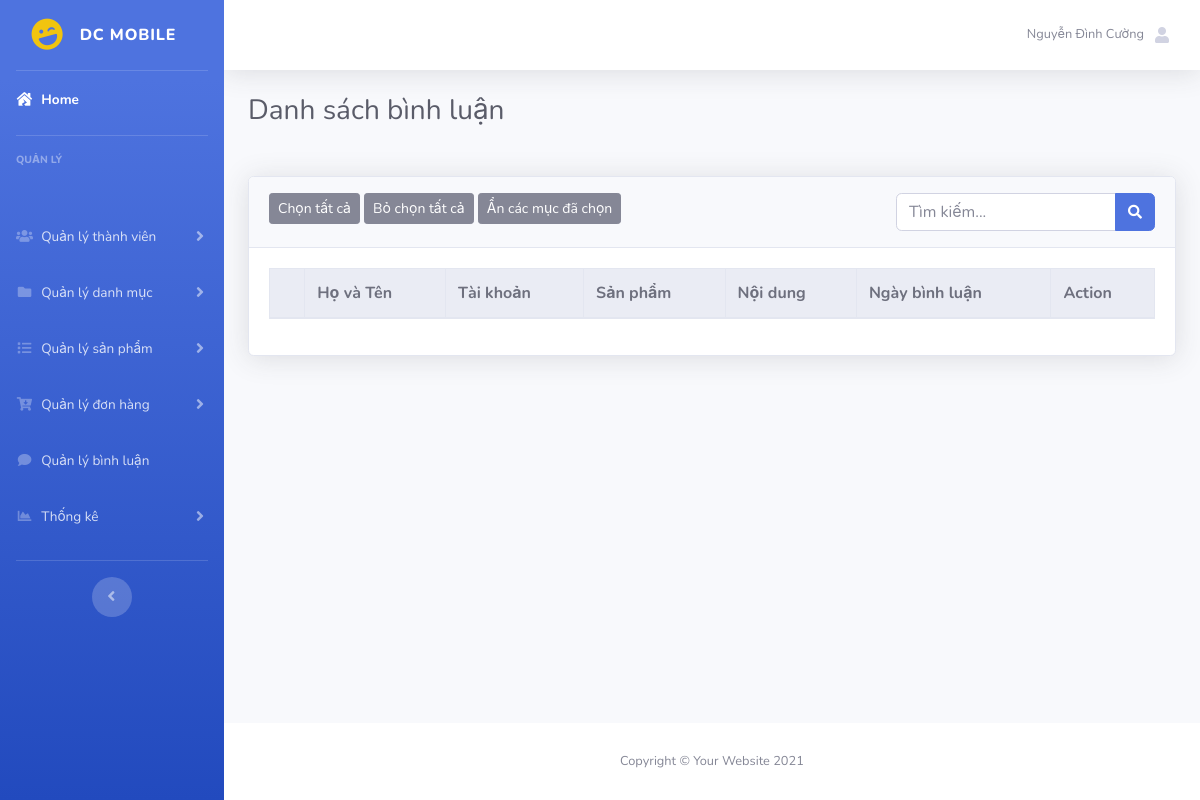
Before: /admin/index.php?act=listbl (signed in) with the older database file.
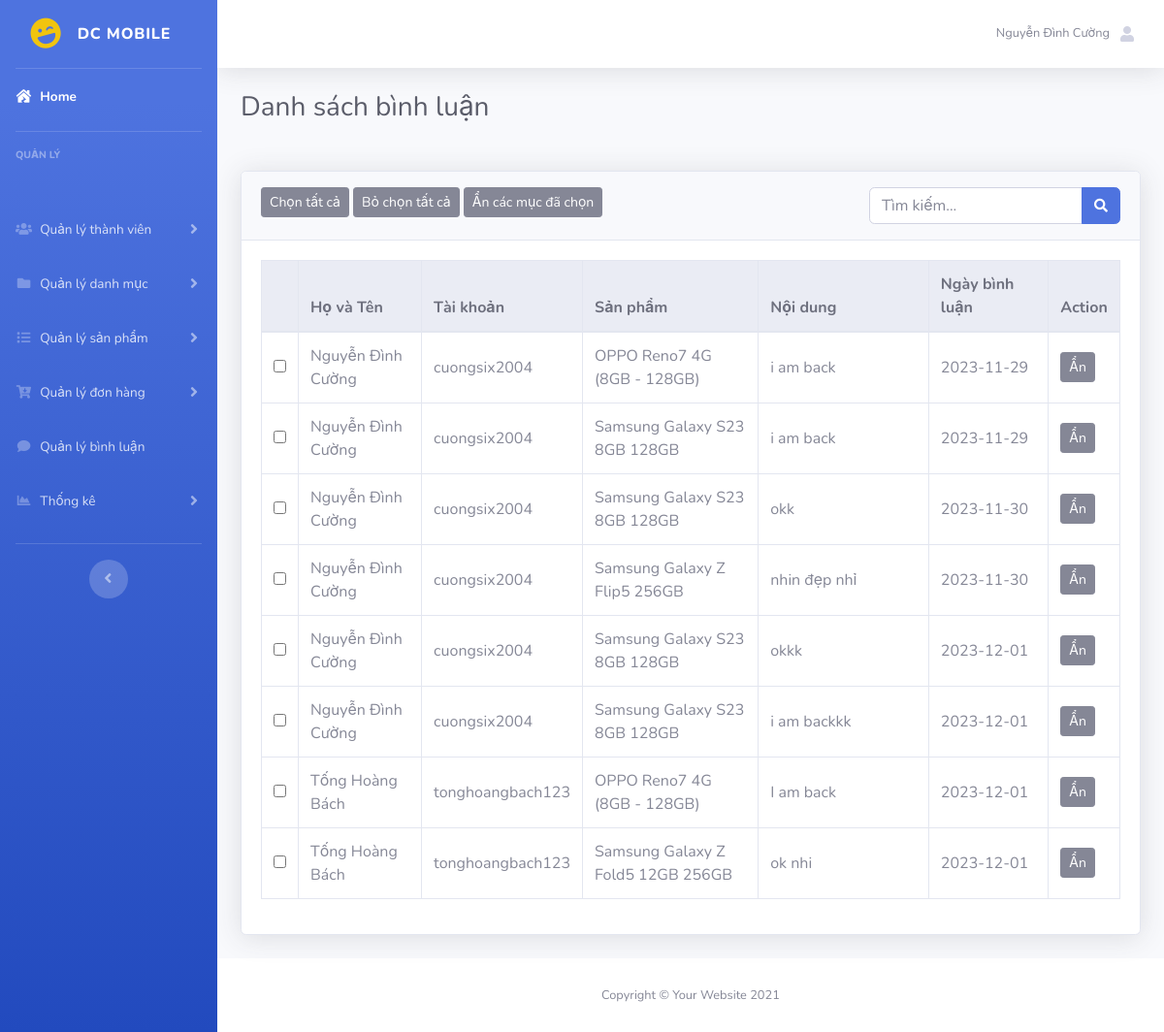
After: the same page with the newer database file.
### tables this page shows
CREATE TABLE `binhluan` (
  `id` int(5) NOT NULL,
  `idtaikhoan` int(5) NOT NULL,
  `idsanpham` int(5) NOT NULL,
  `noidung` varchar(255) NOT NULL,
  `ngaybinhluan` date DEFAULT NULL
);

CREATE TABLE `taikhoan` (
  `id` int(5) NOT NULL,
  `hovaten` varchar(50) DEFAULT NULL,
  `tendangnhap` varchar(50) NOT NULL,
  `matkhau` varchar(50) NOT NULL,
  `email` varchar(255) NOT NULL,
  `sodienthoai` varchar(20) DEFAULT NULL,
  `diachi` varchar(255) DEFAULT NULL,
  `role` tinyint(5) NOT NULL DEFAULT 0
);

CREATE TABLE `sanpham` (
  `id` int(5) NOT NULL,
  `iddm` int(5) NOT NULL,
  `tensp` varchar(255) NOT NULL,
  `giasp` int(20) NOT NULL DEFAULT 0,
  `giakm` int(20) NOT NULL,
  `image` varchar(255) DEFAULT NULL,
  `soluong` int(5) NOT NULL DEFAULT 0,
  `trangthai` tinyint(1) NOT NULL DEFAULT 0 COMMENT '0. còn hàng 1. hết hàng',
  `khuyenmai` int(10) NOT NULL DEFAULT 0,
  `mota` text DEFAULT NULL,
  `luotxem` int(20) NOT NULL DEFAULT 0
);

### model/pdo.php (called while the page is built, shortened)
<?php
function pdo_get_connection(){
    $servername = "localhost";
    $username = "root";
    $password = "";
    try {
        $conn = new PDO("mysql:host=$servername;dbname=du_an_1", $username, $password);
        $conn->setAttribute(PDO::ATTR_ERRMODE, PDO::ERRMODE_EXCEPTION);
        return $conn;
    } catch(PDOException $e) {
        echo "Connection failed: " . $e->getMessage();
    }
}
function pdo_query($sql){
    $sql_args=array_slice(func_get_args(),1);
    try{
        $conn=pdo_get_connection();
        $stmt=$conn->prepare($sql);
        $stmt->execute($sql_args);
        $rows=$stmt->fetchAll();
        return $rows;
    }
    catch(PDOException $e){
        throw $e;
    }
    finally{
        unset($conn);
    }
}
?>

### model/binhluan.php (called while the page is built, shortened)
<?php
 function load_all_bl($kyw){
    $query="SELECT binhluan.*, taikhoan.hovaten, taikhoan.tendangnhap, sanpham.tensp FROM binhluan
    INNER JOIN taikhoan ON binhluan.idtaikhoan=taikhoan.id INNER JOIN sanpham ON binhluan.idsanpham=sanpham.id WHERE 1";
    $query .=" ORDER BY id asc";
    return pdo_query($query);
}
?>

### admin/binhluan/list.php (the view)
<div class="container-fluid">
    <h1 class="h3 mb-2 text-gray-800 mb-5">Danh sách bình luận</h1>
    <form action="?act=listbl" method="post">
        <div class="card shadow mb-4">
            <div class="card-header py-3">
                <button type="button" class="btn btn-secondary btn-sm" onclick="chontatca()">Chọn tất cả</button>
                <button type="button" class="btn btn-secondary btn-sm" onclick="bochontatca()">Bỏ chọn tất cả</button>
                <button type="submit" name="xoacacmucchon" class="btn btn-secondary btn-sm">Ẩn các mục đã chọn</button>
                <div class="float-right">
                    <div class="input-group">
                        <input type="text" class="form-control" name="kyw" placeholder="Tìm kiếm...">
                        <div class="input-group-append">
                            <button class="btn btn-primary" type="submit" name="search">
                                <i class="fas fa-search fa-sm"></i>
                            </button>
                        </div>
                    </div>
                </div>
            </div>
            <div class="card-body">
                <div class="table-responsive">
                    <table class="table table-bordered" width="100%" cellspacing="0">
                        <thead class="thead-light">
                            <tr>
                                <th></th>
                                <th>Họ và Tên</th>
                                <th>Tài khoản</th>
                                <th>Sản phẩm</th>
                                <th>Nội dung</th>
                                <th>Ngày bình luận</th>
                                <th>Action</th>
                            </tr>
                        </thead>
                        <tbody>
                            <?php
                                foreach ($listbl as $bl) {
                                    extract($bl);
                                    echo '<tr>
                                            <td class="text-center align-middle"><input type="checkbox" name="select[]" value="'.$id.'"></td>
                                            <td class="col-2 align-middle">'.$hovaten.'</td>
                                            <td class="col-1 align-middle">'.$tendangnhap.'</td>
                                            <td class="col-3 align-middle">'.$tensp.'</td>
                                            <td  class="col-3 align-middle">'.$noidung.'</td>
                                            <td class="col-2 align-middle">'.$ngaybinhluan.'</td>
                                            <td class="col-1 align-middle"><a href="?act=xoabl&id='.$id.'"><button type="button" class="btn btn-secondary btn-sm">Ẩn</button></a></td>
                                        </tr>';
                                }
                            ?>
                        </tbody>
                    </table>
                </div>
            </div>
        </div>
    </form>
</div>

Changed rows visible on the page:
added binhluan: idtaikhoan.hovaten "Nguyễn Đình Cường", idtaikhoan.tendangnhap "cuongsix2004", idsanpham.tensp "OPPO Reno7 4G (8GB - 128GB)", noidung "i am back", ngaybinhluan "2023-11-29"
added binhluan: idtaikhoan.hovaten "Nguyễn Đình Cường", idtaikhoan.tendangnhap "cuongsix2004", idsanpham.tensp "Samsung Galaxy S23 8GB 128GB", noidung "i am back", ngaybinhluan "2023-11-29"
added binhluan: idtaikhoan.hovaten "Nguyễn Đình Cường", idtaikhoan.tendangnhap "cuongsix2004", idsanpham.tensp "Samsung Galaxy S23 8GB 128GB", noidung "okk", ngaybinhluan "2023-11-30"
added binhluan: idtaikhoan.hovaten "Nguyễn Đình Cường", idtaikhoan.tendangnhap "cuongsix2004", idsanpham.tensp "Samsung Galaxy Z Flip5 256GB", noidung "nhin đẹp nhỉ", ngaybinhluan "2023-11-30"
added binhluan: idtaikhoan.hovaten "Nguyễn Đình Cường", idtaikhoan.tendangnhap "cuongsix2004", idsanpham.tensp "Samsung Galaxy S23 8GB 128GB", noidung "okkk", ngaybinhluan "2023-12-01"
added binhluan: idtaikhoan.hovaten "Nguyễn Đình Cường", idtaikhoan.tendangnhap "cuongsix2004", idsanpham.tensp "Samsung Galaxy S23 8GB 128GB", noidung "i am backkk", ngaybinhluan "2023-12-01"
added binhluan: idtaikhoan.hovaten "Tống Hoàng Bách", idtaikhoan.tendangnhap "tonghoangbach123", idsanpham.tensp "OPPO Reno7 4G (8GB - 128GB)", noidung "I am back", ngaybinhluan "2023-12-01"
added binhluan: idtaikhoan.hovaten "Tống Hoàng Bách", idtaikhoan.tendangnhap "tonghoangbach123", idsanpham.tensp "Samsung Galaxy Z Fold5 12GB 256GB", noidung "ok nhi", ngaybinhluan "2023-12-01"
